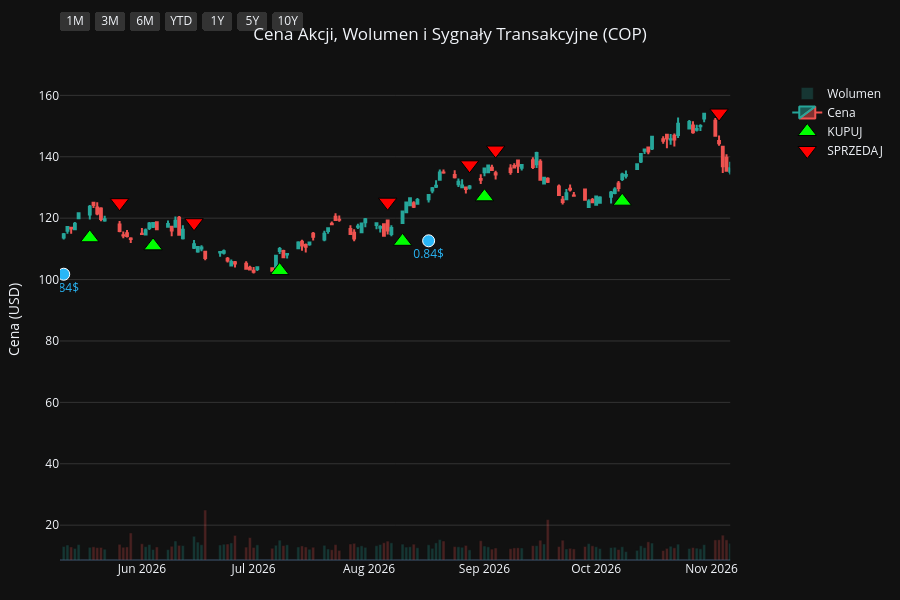
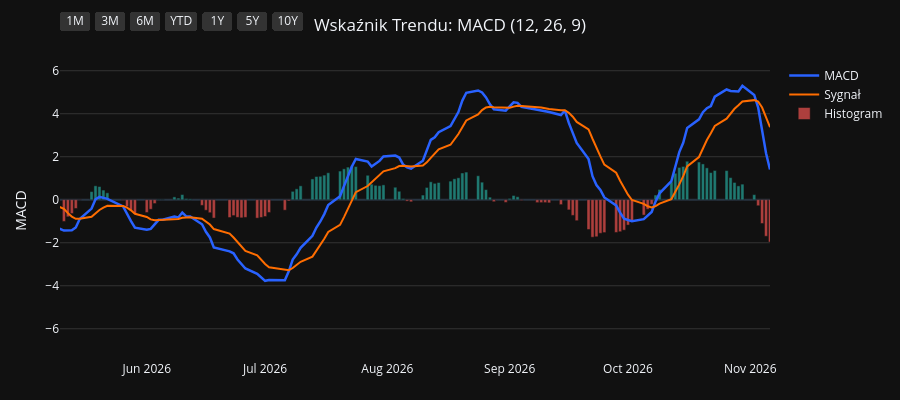
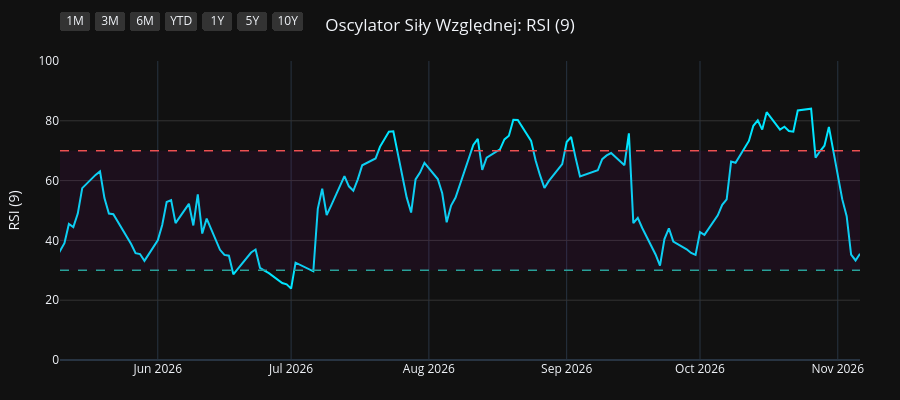
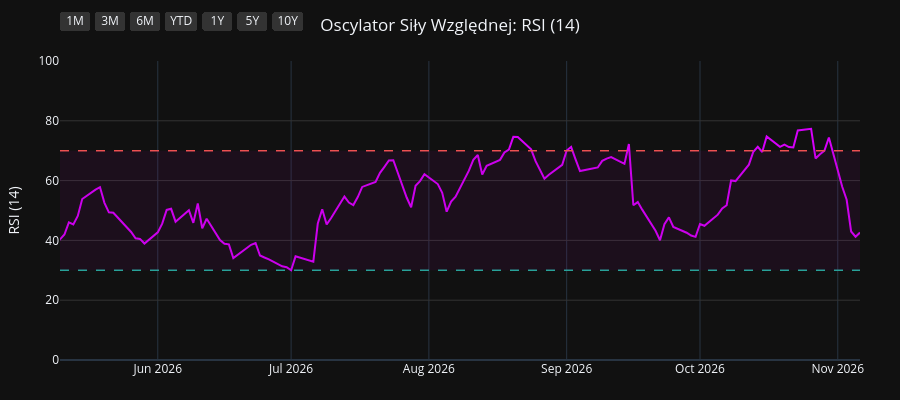

Notebook cell for these charts, in order:
### Code cell
import os
import yfinance as yf
import pandas as pd
import pandas_ta as ta
import plotly.graph_objects as go
from plotly.subplots import make_subplots

# 1. Pobranie i przygotowanie danych
symbol = os.environ.get("STOCK_TICKER", "").strip().upper()
if not symbol:
    raise RuntimeError("Set STOCK_TICKER before running price_extractor.ipynb")
df = yf.Ticker(symbol).history(period="10y")
df.index = df.index.tz_localize(None)

# Wskaźniki i sygnały
df.ta.macd(fast=12, slow=26, signal=9, append=True)
df.ta.rsi(length=9, append=True)
df.ta.rsi(length=14, append=True)
df.ta.rsi(length=21, append=True)
df.dropna(inplace=True)

macd = df['MACD_12_26_9']
signal = df['MACDs_12_26_9']
wczorajszy_macd = macd.shift(1)
wczorajszy_signal = signal.shift(1)

df['Decyzja'] = 'BRAK'
df.loc[(macd > signal) & (wczorajszy_macd <= wczorajszy_signal), 'Decyzja'] = 'KUPUJ'
df.loc[(macd < signal) & (wczorajszy_macd >= wczorajszy_signal), 'Decyzja'] = 'SPRZEDAJ'

df_kupuj = df[df['Decyzja'] == 'KUPUJ']
df_sprzedaj = df[df['Decyzja'] == 'SPRZEDAJ']
df_dywidendy = df[df['Dividends'] > 0]
df_splity = df[df['Stock Splits'] > 0]

# Wspólna konfiguracja osi X
konfiguracja_osi_x = dict(
    type="date",
    showspikes=True, spikemode="across", spikesnap="cursor", spikedash="dot", spikecolor="#ffffff", spikethickness=1, hoverformat="%Y-%m-%d",
    rangeselector=dict(
        buttons=list([
            dict(count=1, label="1M", step="month", stepmode="backward"),
            dict(count=3, label="3M", step="month", stepmode="backward"),
            dict(count=6, label="6M", step="month", stepmode="backward"),
            dict(count=1, label="YTD", step="year", stepmode="todate"),
            dict(count=1, label="1Y", step="year", stepmode="backward"),
            dict(count=5, label="5Y", step="year", stepmode="backward"),
            dict(step="all", label="10Y")
        ]),
        bgcolor="#333333", activecolor="#2962ff", x=0, y=1.1
    )
)

# ==========================================
# WYKRES 1: CENA + WOLUMEN + SYGNAŁY
# ==========================================
fig1 = make_subplots(specs=[[{"secondary_y": True}]])

kolory_wolumenu = ['#26a69a' if row['Close'] >= row['Open'] else '#ef5350' for index, row in df.iterrows()]
fig1.add_trace(go.Bar(x=df.index, y=df['Volume'], marker_color=kolory_wolumenu, opacity=0.25, name='Wolumen'), secondary_y=True)
fig1.add_trace(go.Candlestick(x=df.index, open=df['Open'], high=df['High'], low=df['Low'], close=df['Close'], name='Cena', increasing_line_color='#26a69a', decreasing_line_color='#ef5350'), secondary_y=False)
fig1.add_trace(go.Scatter(x=df_kupuj.index, y=df_kupuj['Low'] * 0.95, customdata=df_kupuj[['Low', 'High']], mode='markers', marker=dict(symbol='triangle-up', size=16, color='#00ff00', line=dict(width=1, color='black')), name='KUPUJ', hovertemplate='KUPUJ<br>Najniższa: %{customdata[0]:.2f}<br>Najwyższa: %{customdata[1]:.2f}<extra></extra>'), secondary_y=False)
fig1.add_trace(go.Scatter(x=df_sprzedaj.index, y=df_sprzedaj['High'] * 1.05, customdata=df_sprzedaj[['Low', 'High']], mode='markers', marker=dict(symbol='triangle-down', size=16, color='#ff0000', line=dict(width=1, color='black')), name='SPRZEDAJ', hovertemplate='SPRZEDAJ<br>Najniższa: %{customdata[0]:.2f}<br>Najwyższa: %{customdata[1]:.2f}<extra></extra>'), secondary_y=False)

if not df_dywidendy.empty:
    fig1.add_trace(go.Scatter(x=df_dywidendy.index, y=df_dywidendy['Low'] * 0.90, mode='markers+text', marker=dict(symbol='circle', size=12, color='#29b6f6', line=dict(width=1, color='white')), text=df_dywidendy['Dividends'].apply(lambda x: f"{x}$"), textposition="bottom center", name='Dywidenda', showlegend=False, hovertemplate='Dywidenda: %{text}<extra></extra>', textfont=dict(color="#29b6f6")), secondary_y=False)
if not df_splity.empty:
                    fig1.add_trace(go.Scatter(x=df_splity.index, y=df_splity['High'], mode='markers+text', marker=dict(symbol='star', size=16, color='#ffee58', line=dict(width=1, color='black')), text=df_splity['Stock Splits'].apply(lambda x: f"{x:g}:1" if x >= 1 else f"1:{1 / x:g}"), textposition="top center", name='Split', hovertemplate='%{text}<extra></extra>', textfont=dict(color="#ffee58")), secondary_y=False)

fig1.update_layout(title=dict(text=f"Cena Akcji, Wolumen i Sygnały Transakcyjne ({symbol})", x=0.5, xanchor='center'), dragmode='pan', xaxis_rangeslider_visible=False, template='plotly_dark', height=600, hovermode='x unified', margin=dict(l=60, r=40, t=60, b=40))
fig1.update_xaxes(**konfiguracja_osi_x)
fig1.update_xaxes(range=[df.index.max() - pd.Timedelta(days=180), df.index.max()])
fig1.update_yaxes(title_text="Cena (USD)", secondary_y=False, gridcolor='#333333')
fig1.update_yaxes(range=[0, df['Volume'].max() * 4], showgrid=False, showticklabels=False, secondary_y=True)
fig1.show(config={'scrollZoom': True})

# ==========================================
# WYKRES 2: WSKAŹNIK MACD
# ==========================================
fig2 = go.Figure()
fig2.add_trace(go.Scatter(x=df.index, y=df['MACD_12_26_9'], line=dict(color='#2962ff', width=2.5), name='MACD'))
fig2.add_trace(go.Scatter(x=df.index, y=df['MACDs_12_26_9'], line=dict(color='#ff6d00', width=2), name='Sygnał'))
kolory_macd = ['#26a69a' if val >= 0 else '#ef5350' for val in df['MACDh_12_26_9']]
fig2.add_trace(go.Bar(x=df.index, y=df['MACDh_12_26_9'], marker_color=kolory_macd, name='Histogram', opacity=0.7))
fig2.update_layout(title=dict(text="Wskaźnik Trendu: MACD (12, 26, 9)", x=0.5, xanchor='center'), dragmode='pan', xaxis_rangeslider_visible=False, template='plotly_dark', height=400, hovermode='x unified', margin=dict(l=60, r=40, t=60, b=40))
fig2.update_xaxes(**konfiguracja_osi_x)
fig2.update_xaxes(range=[df.index.max() - pd.Timedelta(days=180), df.index.max()])
fig2.update_yaxes(title_text="MACD", gridcolor='#333333')
fig2.show(config={'scrollZoom': True})

# ==========================================
# WYKRES 3: OSCYLATOR RSI (9)
# ==========================================
fig3 = go.Figure()
fig3.add_trace(go.Scatter(x=df.index, y=df['RSI_9'], line=dict(color='#00e5ff', width=2), name='RSI (9)'))
fig3.add_hline(y=70, line_dash="dash", line_color="#ef5350", line_width=1.5)
fig3.add_hline(y=30, line_dash="dash", line_color="#26a69a", line_width=1.5)
fig3.add_hrect(y0=30, y1=70, line_width=0, fillcolor="purple", opacity=0.1)
fig3.update_layout(title=dict(text="Oscylator Siły Względnej: RSI (9)", x=0.5, xanchor='center'), dragmode='pan', xaxis_rangeslider_visible=False, template='plotly_dark', height=400, hovermode='x unified', margin=dict(l=60, r=40, t=60, b=40))
fig3.update_xaxes(**konfiguracja_osi_x)
fig3.update_xaxes(range=[df.index.max() - pd.Timedelta(days=180), df.index.max()])
fig3.update_yaxes(title_text="RSI (9)", range=[0, 100], gridcolor='#333333')
fig3.show(config={'scrollZoom': True})

# ==========================================
# WYKRES 4: OSCYLATOR RSI (14)
# ==========================================
fig4 = go.Figure()
fig4.add_trace(go.Scatter(x=df.index, y=df['RSI_14'], line=dict(color='#d500f9', width=2), name='RSI (14)'))
fig4.add_hline(y=70, line_dash="dash", line_color="#ef5350", line_width=1.5)
fig4.add_hline(y=30, line_dash="dash", line_color="#26a69a", line_width=1.5)
fig4.add_hrect(y0=30, y1=70, line_width=0, fillcolor="purple", opacity=0.1)
fig4.update_layout(title=dict(text="Oscylator Siły Względnej: RSI (14)", x=0.5, xanchor='center'), dragmode='pan', xaxis_rangeslider_visible=False, template='plotly_dark', height=400, hovermode='x unified', margin=dict(l=60, r=40, t=60, b=40))
fig4.update_xaxes(**konfiguracja_osi_x)
fig4.update_xaxes(range=[df.index.max() - pd.Timedelta(days=180), df.index.max()])
fig4.update_yaxes(title_text="RSI (14)", range=[0, 100], gridcolor='#333333')
fig4.show(config={'scrollZoom': True})

# ==========================================
# WYKRES 5: OSCYLATOR RSI (21)
# ==========================================
fig5 = go.Figure()
fig5.add_trace(go.Scatter(x=df.index, y=df['RSI_21'], line=dict(color='#64dd17', width=2), name='RSI (21)'))
fig5.add_hline(y=70, line_dash="dash", line_color="#ef5350", line_width=1.5)
fig5.add_hline(y=30, line_dash="dash", line_color="#26a69a", line_width=1.5)
fig5.add_hrect(y0=30, y1=70, line_width=0, fillcolor="purple", opacity=0.1)
fig5.update_layout(title=dict(text="Oscylator Siły Względnej: RSI (21)", x=0.5, xanchor='center'), dragmode='pan', xaxis_rangeslider_visible=False, template='plotly_dark', height=400, hovermode='x unified', margin=dict(l=60, r=40, t=60, b=40))
fig5.update_xaxes(**konfiguracja_osi_x)
fig5.update_xaxes(range=[df.index.max() - pd.Timedelta(days=180), df.index.max()])
fig5.update_yaxes(title_text="RSI (21)", range=[0, 100], gridcolor='#333333')
fig5.show(config={'scrollZoom': True})

### Figure 1 — Plotly figure (JSON) as saved in the notebook; plotly's stock layout.template omitted (floating-point values rounded to 4 significant figures; data arrays with more than 128 entries replaced by an {"elided": "..."} marker saying what was removed)
{"data": [{"marker": {"color": {"elided": "2481 str values"}}, "name": "Wolumen", "opacity": 0.25, "type": "bar", "x": {"elided": "2481 str values"}, "xaxis": "x", "y": {"elided": "2481 int values"}, "yaxis": "y2"}, {"close": {"elided": "2481 float values"}, "decreasing": {"line": {"color": "#ef5350"}}, "high": {"elided": "2481 float values"}, "increasing": {"line": {"color": "#26a69a"}}, "low": {"elided": "2481 float values"}, "name": "Cena", "open": {"elided": "2481 float values"}, "type": "candlestick", "x": {"elided": "2481 str values"}, "xaxis": "x", "yaxis": "y"}, {"customdata": {"elided": "104x2 float values"}, "hovertemplate": "KUPUJ<br>Najniższa: %{customdata[0]:.2f}<br>Najwyższa: %{customdata[1]:.2f}<extra></extra>", "marker": {"color": "#00ff00", "line": {"color": "black", "width": 1}, "size": 16, "symbol": "triangle-up"}, "mode": "markers", "name": "KUPUJ", "type": "scatter", "x": ["2017-02-10T00:00:00", "2017-03-06T00:00:00", "2017-03-29T00:00:00", "2017-05-15T00:00:00", "2017-05-19T00:00:00", "2017-06-12T00:00:00", "2017-07-03T00:00:00", "2017-07-19T00:00:00", "2017-09-01T00:00:00", "2017-10-27T00:00:00", "2017-12-08T00:00:00", "2018-02-23T00:00:00", "2018-03-09T00:00:00", "2018-05-10T00:00:00", "2018-06-29T00:00:00", "2018-07-25T00:00:00", "2018-08-07T00:00:00", "2018-08-24T00:00:00", "2018-09-14T00:00:00", "2018-11-07T00:00:00", "2018-11-21T00:00:00", "2018-11-26T00:00:00", "2018-12-31T00:00:00", "2019-01-31T00:00:00", "2019-02-14T00:00:00", "2019-03-26T00:00:00", "2019-04-01T00:00:00", "2019-04-12T00:00:00", "2019-04-22T00:00:00", "2019-05-14T00:00:00", "2019-06-11T00:00:00", "2019-08-28T00:00:00", "2019-10-22T00:00:00", "2019-11-21T00:00:00", "2019-12-04T00:00:00", "2019-12-06T00:00:00", "2020-02-18T00:00:00", "2020-03-25T00:00:00", "2020-06-05T00:00:00", "2020-07-16T00:00:00", "2020-07-21T00:00:00", "2020-08-10T00:00:00", "2020-09-17T00:00:00", "2020-10-02T00:00:00", "2020-11-09T00:00:00", "2021-01-07T00:00:00", "2021-02-08T00:00:00", "2021-04-28T00:00:00", "2021-06-01T00:00:00", "2021-07-02T00:00:00", "2021-08-03T00:00:00", "2021-08-06T00:00:00", "2021-08-25T00:00:00", "2021-12-07T00:00:00", "2021-12-27T00:00:00", "2022-03-01T00:00:00", "2022-03-21T00:00:00", "2022-05-04T00:00:00", "2022-07-19T00:00:00", "2022-09-14T00:00:00", "2022-10-04T00:00:00", "2022-12-22T00:00:00", "2023-03-02T00:00:00", "2023-03-28T00:00:00", "2023-05-17T00:00:00", "2023-06-02T00:00:00", "2023-06-30T00:00:00", "2023-07-07T00:00:00", "2023-09-01T00:00:00", "2023-10-12T00:00:00", "2023-11-24T00:00:00", "2023-12-14T00:00:00", "2024-01-26T00:00:00", "2024-06-20T00:00:00", "2024-08-12T00:00:00", "2024-09-19T00:00:00", "2024-10-01T00:00:00", "2024-11-01T00:00:00", "2024-12-31T00:00:00", "2025-02-20T00:00:00", "2025-02-28T00:00:00", "2025-03-12T00:00:00", "2025-04-23T00:00:00", "2025-06-06T00:00:00", "2025-07-03T00:00:00", "2025-07-24T00:00:00", "2025-08-14T00:00:00", "2025-08-20T00:00:00", "2025-09-24T00:00:00", "2025-10-06T00:00:00", "2025-10-27T00:00:00", "2025-10-29T00:00:00", "2025-11-28T00:00:00", "2026-01-02T00:00:00", "2026-01-27T00:00:00", "2026-03-02T00:00:00", "2026-03-12T00:00:00", "2026-04-29T00:00:00", "2026-05-18T00:00:00", "2026-06-04T00:00:00", "2026-07-08T00:00:00", "2026-08-10T00:00:00", "2026-09-01T00:00:00", "2026-10-08T00:00:00"], "xaxis": "x", "y": [35.13, 33.38, 31.74, 33.51, 33.06, 32.08, 31.33, 30.45, 31.02, 36.0, 36.39, 39.71, 38.94, 49.5, 49.75, 51.25, 52.63, 52.59, 52.64, 50.56, 46.89, 47.11, 45.04, 48.11, 49.5, 49.8, 49.36, 49.32, 48.65, 45.28, 43.23, 37.97, 41.75, 44.34, 44.17, 44.88, 43.38, 22.17, 35.7, 30.87, 30.68, 29.49, 26.2, 24.12, 25.52, 33.85, 35.01, 40.48, 45.05, 48.63, 43.37, 44.63, 43.8, 59.31, 56.4, 76.47, 81.37, 80.19, 69.52, 93.34, 93.23, 92.01, 89.56, 82.15, 84.4, 86.04, 88.34, 86.25, 103.8, 104.7, 100.4, 98.54, 96.52, 96.78, 96.61, 97.58, 92.88, 95.18, 87.24, 89.85, 87.03, 86.05, 80.68, 79.22, 85.45, 86.14, 86.13, 86.52, 86.57, 86.88, 81.33, 79.88, 80.76, 86.57, 91.36, 108.4, 110.2, 117.2, 113.6, 111.0, 102.9, 112.5, 127.0, 125.5], "yaxis": "y"}, {"customdata": {"elided": "104x2 float values"}, "hovertemplate": "SPRZEDAJ<br>Najniższa: %{customdata[0]:.2f}<br>Najwyższa: %{customdata[1]:.2f}<extra></extra>", "marker": {"color": "#ff0000", "line": {"color": "black", "width": 1}, "size": 16, "symbol": "triangle-down"}, "mode": "markers", "name": "SPRZEDAJ", "type": "scatter", "x": ["2017-02-16T00:00:00", "2017-03-08T00:00:00", "2017-04-19T00:00:00", "2017-05-17T00:00:00", "2017-05-25T00:00:00", "2017-06-26T00:00:00", "2017-07-06T00:00:00", "2017-08-15T00:00:00", "2017-10-06T00:00:00", "2017-11-13T00:00:00", "2018-01-25T00:00:00", "2018-03-01T00:00:00", "2018-04-27T00:00:00", "2018-05-22T00:00:00", "2018-07-19T00:00:00", "2018-08-03T00:00:00", "2018-08-08T00:00:00", "2018-09-06T00:00:00", "2018-10-10T00:00:00", "2018-11-08T00:00:00", "2018-11-23T00:00:00", "2018-12-17T00:00:00", "2019-01-30T00:00:00", "2019-02-11T00:00:00", "2019-02-26T00:00:00", "2019-03-29T00:00:00", "2019-04-02T00:00:00", "2019-04-16T00:00:00", "2019-04-24T00:00:00", "2019-05-24T00:00:00", "2019-07-17T00:00:00", "2019-09-27T00:00:00", "2019-11-18T00:00:00", "2019-12-03T00:00:00", "2019-12-05T00:00:00", "2020-01-08T00:00:00", "2020-02-25T00:00:00", "2020-05-28T00:00:00", "2020-06-11T00:00:00", "2020-07-20T00:00:00", "2020-07-28T00:00:00", "2020-08-24T00:00:00", "2020-09-29T00:00:00", "2020-10-21T00:00:00", "2020-12-14T00:00:00", "2021-01-21T00:00:00", "2021-03-16T00:00:00", "2021-05-25T00:00:00", "2021-06-17T00:00:00", "2021-07-06T00:00:00", "2021-08-04T00:00:00", "2021-08-17T00:00:00", "2021-10-19T00:00:00", "2021-12-13T00:00:00", "2022-02-10T00:00:00", "2022-03-14T00:00:00", "2022-03-30T00:00:00", "2022-06-13T00:00:00", "2022-09-06T00:00:00", "2022-09-16T00:00:00", "2022-11-09T00:00:00", "2023-02-01T00:00:00", "2023-03-13T00:00:00", "2023-04-21T00:00:00", "2023-06-01T00:00:00", "2023-06-22T00:00:00", "2023-07-06T00:00:00", "2023-08-04T00:00:00", "2023-09-20T00:00:00", "2023-10-24T00:00:00", "2023-12-06T00:00:00", "2024-01-08T00:00:00", "2024-04-12T00:00:00", "2024-07-23T00:00:00", "2024-09-05T00:00:00", "2024-09-26T00:00:00", "2024-10-15T00:00:00", "2024-11-25T00:00:00", "2025-01-29T00:00:00", "2025-02-26T00:00:00", "2025-03-03T00:00:00", "2025-04-03T00:00:00", "2025-05-22T00:00:00", "2025-06-25T00:00:00", "2025-07-16T00:00:00", "2025-08-01T00:00:00", "2025-08-19T00:00:00", "2025-09-04T00:00:00", "2025-10-03T00:00:00", "2025-10-08T00:00:00", "2025-10-28T00:00:00", "2025-11-26T00:00:00", "2025-12-18T00:00:00", "2026-01-20T00:00:00", "2026-02-24T00:00:00", "2026-03-10T00:00:00", "2026-04-02T00:00:00", "2026-05-06T00:00:00", "2026-05-26T00:00:00", "2026-06-15T00:00:00", "2026-08-06T00:00:00", "2026-08-28T00:00:00", "2026-09-04T00:00:00", "2026-11-03T00:00:00"], "xaxis": "x", "y": [38.69, 37.14, 38.24, 37.15, 36.81, 35.23, 34.73, 35.25, 38.98, 41.98, 48.28, 43.84, 53.21, 57.39, 56.37, 57.44, 58.29, 58.23, 64.0, 56.73, 51.59, 52.32, 53.34, 54.37, 56.36, 55.56, 54.98, 54.24, 54.31, 49.21, 49.32, 47.77, 47.67, 49.42, 50.55, 54.97, 47.1, 37.52, 37.13, 34.19, 33.87, 33.53, 28.63, 27.81, 37.97, 39.21, 49.71, 49.2, 53.73, 54.88, 49.68, 48.75, 66.7, 64.7, 83.68, 86.97, 91.89, 102.4, 101.6, 105.2, 122.3, 112.7, 96.93, 98.12, 95.57, 97.37, 98.67, 111.1, 118.4, 117.2, 108.5, 111.1, 131.5, 109.7, 107.9, 102.8, 105.6, 111.2, 101.2, 97.5, 99.87, 101.5, 87.4, 90.88, 93.89, 96.4, 96.25, 97.89, 96.41, 96.92, 89.94, 90.04, 97.07, 101.4, 114.8, 120.7, 139.2, 124.2, 125.1, 118.5, 125.2, 137.4, 142.2, 154.2], "yaxis": "y"}, {"hovertemplate": "Dywidenda: %{text}<extra></extra>", "marker": {"color": "#29b6f6", "line": {"color": "white", "width": 1}, "size": 12, "symbol": "circle"}, "mode": "markers+text", "name": "Dywidenda", "showlegend": false, "text": ["0.265$", "0.265$", "0.265$", "0.265$", "0.285$", "0.285$", "0.285$", "0.305$", "0.305$", "0.305$", "0.305$", "0.42$", "0.42$", "0.42$", "0.42$", "0.43$", "0.43$", "0.43$", "0.43$", "0.46$", "0.2$", "0.46$", "0.3$", "0.46$", "0.7$", "0.46$", "1.4$", "0.51$", "0.7$", "0.51$", "0.6$", "0.51$", "0.6$", "0.51$", "0.6$", "0.58$", "0.78$", "0.78$", "0.78$", "0.78$", "0.78$", "0.78$", "0.78$", "0.84$", "0.84$", "0.84$", "0.84$"], "textfont": {"color": "#29b6f6"}, "textposition": "bottom center", "type": "scatter", "x": ["2017-02-10T00:00:00", "2017-05-11T00:00:00", "2017-07-20T00:00:00", "2017-10-13T00:00:00", "2018-02-09T00:00:00", "2018-05-11T00:00:00", "2018-07-20T00:00:00", "2018-10-12T00:00:00", "2019-02-08T00:00:00", "2019-05-10T00:00:00", "2019-07-19T00:00:00", "2019-10-16T00:00:00", "2020-02-13T00:00:00", "2020-05-08T00:00:00", "2020-07-17T00:00:00", "2020-10-16T00:00:00", "2021-02-11T00:00:00", "2021-05-13T00:00:00", "2021-07-23T00:00:00", "2021-10-27T00:00:00", "2021-12-31T00:00:00", "2022-02-11T00:00:00", "2022-03-30T00:00:00", "2022-05-16T00:00:00", "2022-06-27T00:00:00", "2022-08-15T00:00:00", "2022-09-28T00:00:00", "2022-11-14T00:00:00", "2022-12-23T00:00:00", "2023-02-13T00:00:00", "2023-03-28T00:00:00", "2023-05-15T00:00:00", "2023-06-26T00:00:00", "2023-08-15T00:00:00", "2023-09-27T00:00:00", "2023-11-13T00:00:00", "2024-02-15T00:00:00", "2024-05-10T00:00:00", "2024-08-12T00:00:00", "2024-11-08T00:00:00", "2025-02-14T00:00:00", "2025-05-19T00:00:00", "2025-08-18T00:00:00", "2025-11-17T00:00:00", "2026-02-18T00:00:00", "2026-05-11T00:00:00", "2026-08-17T00:00:00"], "xaxis": "x", "y": [33.28, 31.58, 29.13, 33.54, 34.28, 47.24, 48.0, 50.21, 45.34, 42.22, 41.66, 38.58, 41.73, 30.25, 28.9, 24.82, 33.56, 40.07, 41.26, 56.3, 54.5, 69.81, 77.11, 79.03, 70.57, 76.03, 77.84, 105.0, 90.76, 89.94, 77.83, 79.88, 81.61, 94.24, 99.52, 95.21, 90.76, 102.0, 91.52, 94.1, 82.58, 77.88, 81.44, 77.58, 96.59, 101.7, 112.6], "yaxis": "y"}], "layout": {"dragmode": "pan", "height": 600, "hovermode": "x unified", "margin": {"b": 40, "l": 60, "r": 40, "t": 60}, "title": {"text": "Cena Akcji, Wolumen i Sygnały Transakcyjne (COP)", "x": 0.5, "xanchor": "center"}, "xaxis": {"anchor": "y", "domain": [0.0, 0.94], "hoverformat": "%Y-%m-%d", "range": ["2026-05-10T00:00:00", "2026-11-06T00:00:00"], "rangeselector": {"activecolor": "#2962ff", "bgcolor": "#333333", "buttons": [{"count": 1, "label": "1M", "step": "month", "stepmode": "backward"}, {"count": 3, "label": "3M", "step": "month", "stepmode": "backward"}, {"count": 6, "label": "6M", "step": "month", "stepmode": "backward"}, {"count": 1, "label": "YTD", "step": "year", "stepmode": "todate"}, {"count": 1, "label": "1Y", "step": "year", "stepmode": "backward"}, {"count": 5, "label": "5Y", "step": "year", "stepmode": "backward"}, {"label": "10Y", "step": "all"}], "x": 0, "y": 1.1}, "rangeslider": {"visible": false}, "showspikes": true, "spikecolor": "#ffffff", "spikedash": "dot", "spikemode": "across", "spikesnap": "cursor", "spikethickness": 1, "type": "date"}, "yaxis": {"anchor": "x", "domain": [0.0, 1.0], "gridcolor": "#333333", "title": {"text": "Cena (USD)"}}, "yaxis2": {"anchor": "x", "overlaying": "y", "range": [0, 220361600], "showgrid": false, "showticklabels": false, "side": "right"}}}

### Figure 2 — Plotly figure (JSON) as saved in the notebook; plotly's stock layout.template omitted (floating-point values rounded to 4 significant figures; data arrays with more than 128 entries replaced by an {"elided": "..."} marker saying what was removed)
{"data": [{"line": {"color": "#2962ff", "width": 2.5}, "name": "MACD", "type": "scatter", "x": {"elided": "2481 str values"}, "y": {"elided": "2481 float values"}}, {"line": {"color": "#ff6d00", "width": 2}, "name": "Sygnał", "type": "scatter", "x": {"elided": "2481 str values"}, "y": {"elided": "2481 float values"}}, {"marker": {"color": {"elided": "2481 str values"}}, "name": "Histogram", "opacity": 0.7, "type": "bar", "x": {"elided": "2481 str values"}, "y": {"elided": "2481 float values"}}], "layout": {"dragmode": "pan", "height": 400, "hovermode": "x unified", "margin": {"b": 40, "l": 60, "r": 40, "t": 60}, "title": {"text": "Wskaźnik Trendu: MACD (12, 26, 9)", "x": 0.5, "xanchor": "center"}, "xaxis": {"hoverformat": "%Y-%m-%d", "range": ["2026-05-10T00:00:00", "2026-11-06T00:00:00"], "rangeselector": {"activecolor": "#2962ff", "bgcolor": "#333333", "buttons": [{"count": 1, "label": "1M", "step": "month", "stepmode": "backward"}, {"count": 3, "label": "3M", "step": "month", "stepmode": "backward"}, {"count": 6, "label": "6M", "step": "month", "stepmode": "backward"}, {"count": 1, "label": "YTD", "step": "year", "stepmode": "todate"}, {"count": 1, "label": "1Y", "step": "year", "stepmode": "backward"}, {"count": 5, "label": "5Y", "step": "year", "stepmode": "backward"}, {"label": "10Y", "step": "all"}], "x": 0, "y": 1.1}, "rangeslider": {"visible": false}, "showspikes": true, "spikecolor": "#ffffff", "spikedash": "dot", "spikemode": "across", "spikesnap": "cursor", "spikethickness": 1, "type": "date"}, "yaxis": {"gridcolor": "#333333", "title": {"text": "MACD"}}}}

### Figure 3 — Plotly figure (JSON) as saved in the notebook; plotly's stock layout.template omitted (floating-point values rounded to 4 significant figures; data arrays with more than 128 entries replaced by an {"elided": "..."} marker saying what was removed)
{"data": [{"line": {"color": "#00e5ff", "width": 2}, "name": "RSI (9)", "type": "scatter", "x": {"elided": "2481 str values"}, "y": {"elided": "2481 float values"}}], "layout": {"dragmode": "pan", "height": 400, "hovermode": "x unified", "margin": {"b": 40, "l": 60, "r": 40, "t": 60}, "shapes": [{"line": {"color": "#ef5350", "dash": "dash", "width": 1.5}, "type": "line", "x0": 0, "x1": 1, "xref": "x domain", "y0": 70, "y1": 70, "yref": "y"}, {"line": {"color": "#26a69a", "dash": "dash", "width": 1.5}, "type": "line", "x0": 0, "x1": 1, "xref": "x domain", "y0": 30, "y1": 30, "yref": "y"}, {"fillcolor": "purple", "line": {"width": 0}, "opacity": 0.1, "type": "rect", "x0": 0, "x1": 1, "xref": "x domain", "y0": 30, "y1": 70, "yref": "y"}], "title": {"text": "Oscylator Siły Względnej: RSI (9)", "x": 0.5, "xanchor": "center"}, "xaxis": {"hoverformat": "%Y-%m-%d", "range": ["2026-05-10T00:00:00", "2026-11-06T00:00:00"], "rangeselector": {"activecolor": "#2962ff", "bgcolor": "#333333", "buttons": [{"count": 1, "label": "1M", "step": "month", "stepmode": "backward"}, {"count": 3, "label": "3M", "step": "month", "stepmode": "backward"}, {"count": 6, "label": "6M", "step": "month", "stepmode": "backward"}, {"count": 1, "label": "YTD", "step": "year", "stepmode": "todate"}, {"count": 1, "label": "1Y", "step": "year", "stepmode": "backward"}, {"count": 5, "label": "5Y", "step": "year", "stepmode": "backward"}, {"label": "10Y", "step": "all"}], "x": 0, "y": 1.1}, "rangeslider": {"visible": false}, "showspikes": true, "spikecolor": "#ffffff", "spikedash": "dot", "spikemode": "across", "spikesnap": "cursor", "spikethickness": 1, "type": "date"}, "yaxis": {"gridcolor": "#333333", "range": [0, 100], "title": {"text": "RSI (9)"}}}}

### Figure 4 — Plotly figure (JSON) as saved in the notebook; plotly's stock layout.template omitted (floating-point values rounded to 4 significant figures; data arrays with more than 128 entries replaced by an {"elided": "..."} marker saying what was removed)
{"data": [{"line": {"color": "#d500f9", "width": 2}, "name": "RSI (14)", "type": "scatter", "x": {"elided": "2481 str values"}, "y": {"elided": "2481 float values"}}], "layout": {"dragmode": "pan", "height": 400, "hovermode": "x unified", "margin": {"b": 40, "l": 60, "r": 40, "t": 60}, "shapes": [{"line": {"color": "#ef5350", "dash": "dash", "width": 1.5}, "type": "line", "x0": 0, "x1": 1, "xref": "x domain", "y0": 70, "y1": 70, "yref": "y"}, {"line": {"color": "#26a69a", "dash": "dash", "width": 1.5}, "type": "line", "x0": 0, "x1": 1, "xref": "x domain", "y0": 30, "y1": 30, "yref": "y"}, {"fillcolor": "purple", "line": {"width": 0}, "opacity": 0.1, "type": "rect", "x0": 0, "x1": 1, "xref": "x domain", "y0": 30, "y1": 70, "yref": "y"}], "title": {"text": "Oscylator Siły Względnej: RSI (14)", "x": 0.5, "xanchor": "center"}, "xaxis": {"hoverformat": "%Y-%m-%d", "range": ["2026-05-10T00:00:00", "2026-11-06T00:00:00"], "rangeselector": {"activecolor": "#2962ff", "bgcolor": "#333333", "buttons": [{"count": 1, "label": "1M", "step": "month", "stepmode": "backward"}, {"count": 3, "label": "3M", "step": "month", "stepmode": "backward"}, {"count": 6, "label": "6M", "step": "month", "stepmode": "backward"}, {"count": 1, "label": "YTD", "step": "year", "stepmode": "todate"}, {"count": 1, "label": "1Y", "step": "year", "stepmode": "backward"}, {"count": 5, "label": "5Y", "step": "year", "stepmode": "backward"}, {"label": "10Y", "step": "all"}], "x": 0, "y": 1.1}, "rangeslider": {"visible": false}, "showspikes": true, "spikecolor": "#ffffff", "spikedash": "dot", "spikemode": "across", "spikesnap": "cursor", "spikethickness": 1, "type": "date"}, "yaxis": {"gridcolor": "#333333", "range": [0, 100], "title": {"text": "RSI (14)"}}}}
